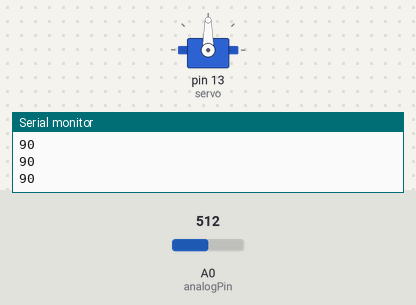
Bench run of a sketch on a simulated Arduino Uno, built with avr-gcc and run on an emulated ATmega328P. Parts: servo, the last lines printed to the serial monitor. The test bench sets the inputs (shaded band); at power-on: A0 (analogPin) = 512.

Above: at 1.2 s.
1.3 s: A0 (analogPin) set to 716
At 2.2 s:
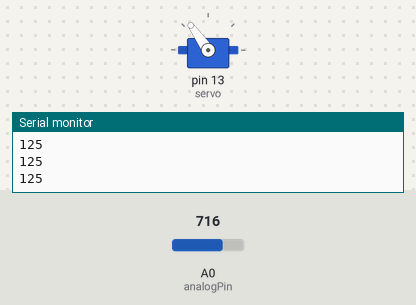
2.8 s: A0 (analogPin) set to 900
At 3.6 s:
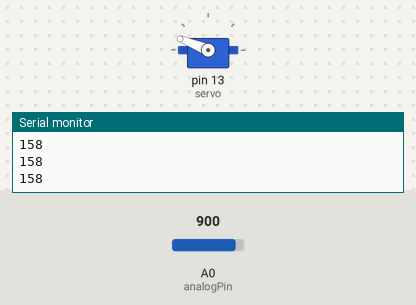
4.3 s: A0 (analogPin) set to 1023
At 5.5 s:
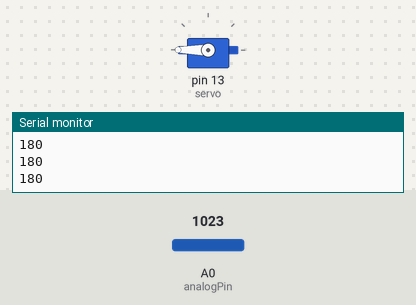
5.8 s: A0 (analogPin) set to 306
At 6.7 s:
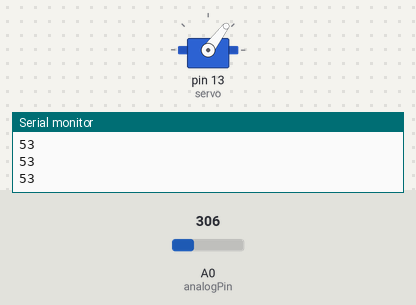
7.3 s: A0 (analogPin) set to 122
At 8.0 s:
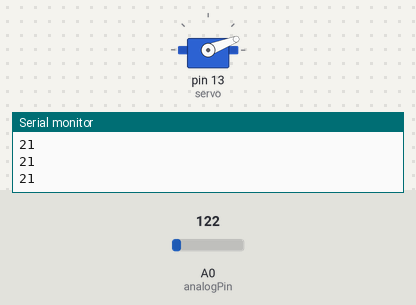
8.8 s: A0 (analogPin) set to 0
At 9.3 s:
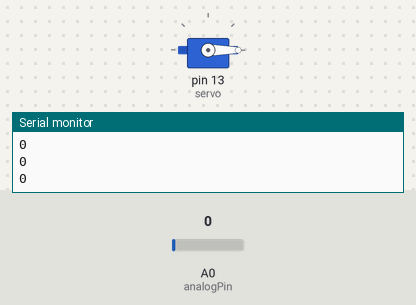
Timing chart, 0 to 11.3 s (numbered marks = the images above; inputs shaded):
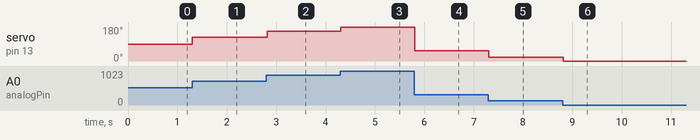

The sketch:

practica_7.ino
```cpp
#include <Servo.h>
//Controlar posicion del servo mediante potenciometro
Servo servo;
const int analogPin = A0;
int value;
int position; //posicion del potenciometro

void setup(){
  servo.attach(13);
  Serial.begin(9600);
}

void loop(){
  // realizar la lectura analógica raw
  value = analogRead(analogPin);
  // convertir a porcentaje (180° = 100%)
  position = map(value, 0, 1023, 0, 180);
  Serial.println(position, DEC);
  servo.write(position);
  delay(15);
}
```

Measured:
- after the input at 1.3 s, servo on pin 13 (servo): 90° → 125° at once
- after the input at 2.8 s, servo on pin 13 (servo): 125° → 158° at once
- after the input at 4.3 s, servo on pin 13 (servo): 158° → 180° at once
- after the input at 5.8 s, servo on pin 13 (servo): 180° → 53° at once
- after the input at 7.3 s, servo on pin 13 (servo): 53° → 21° at once
- after the input at 8.8 s, servo on pin 13 (servo): 21° → 0° at once
